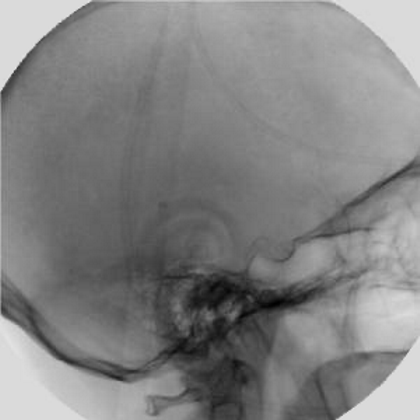
#> input picture CH02/images/Fig0228(a)(angiography_mask_image).tif, 420 x 420 px
$ python subtraction.py
#> lines starting #> are read from the running program, lines starting #| are printed output that depends on the picture
#!/usr/bin/env python3
# _*_ coding:utf-8 _*_

# 缺少配准

from PIL import Image
import numpy as np


def subtraction(image_a, image_b):
    result = np.array(image_a) - np.array(image_b)
    result = Image.fromarray(result)
    return result


def main():
    with Image.open('./images/Fig0228(a)(angiography_mask_image).tif') as image_a, \
            Image.open('./images/Fig0228(b)(angiography_live_ image).tif') as image_b:
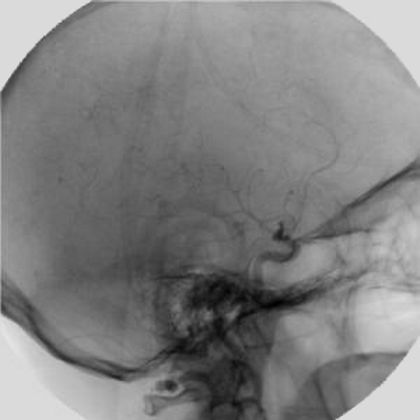
#> input picture CH02/images/Fig0228(b)(angiography_live_ image).tif, 420 x 420 px
#> image_a is the input picture: PIL image 420x420 L; min 0, max 234, mean 130.7
#> image_b is the input picture: PIL image 420x420 L; min 0, max 229, mean 129.3
        output = subtraction(image_a, image_b)
#> in subtraction, `result = np.array(image_a) - np.array(image_b)`:
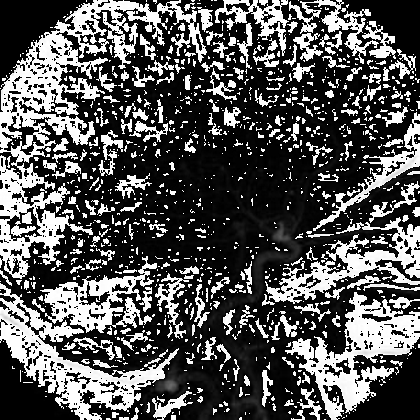
#> result: shape (420, 420); min 0, max 255, mean 85.9
        output.show()


if __name__ == '__main__':
    main()
